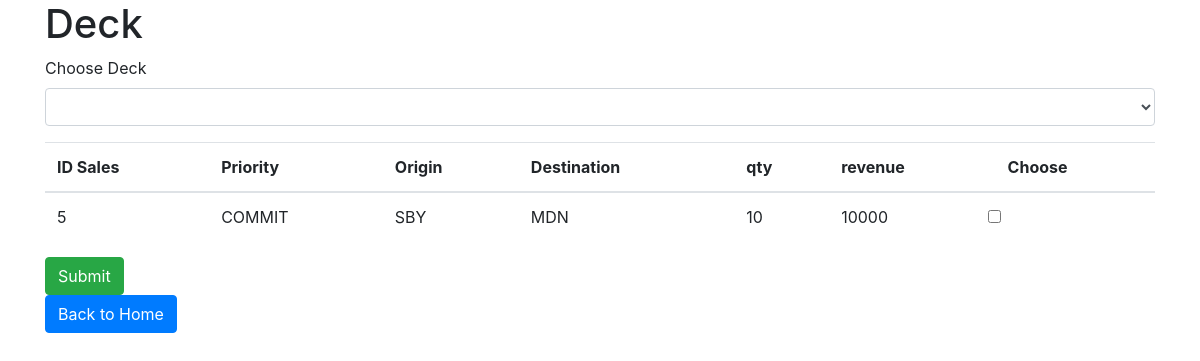
/viewDeck.php, run on an earlier commit of the app's database.
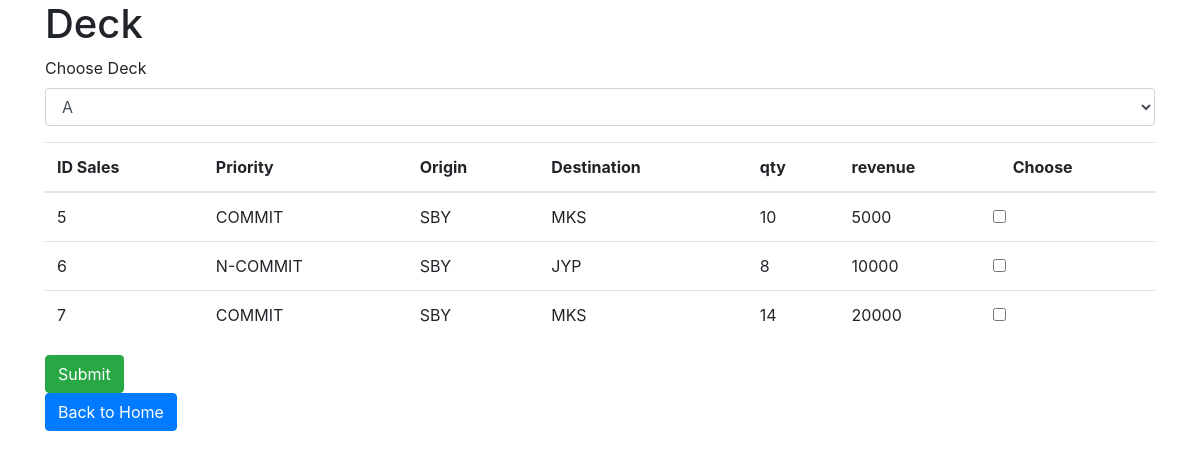
And on a later commit of the database.
### tables this page shows
CREATE TABLE `sales` (
  `id_sales` int(255) NOT NULL,
  `priority` text NOT NULL,
  `origin` text NOT NULL,
  `destination` text NOT NULL,
  `quantity` int(11) NOT NULL,
  `revenue` int(11) NOT NULL
);

### viewDeck.php (the view, shortened to what this page needs)
<!DOCTYPE html>
<html>
<head>
    <link href="https://maxcdn.bootstrapcdn.com/bootstrap/4.5.2/css/bootstrap.min.css" rel="stylesheet">
</head>
<body>
    <div class="container">
        <h1>Deck</h1>
        <form method="POST">
            <div class="form-group">
                <label for="exampleInputEmail1">Choose Deck</label>
                <select class="form-control" name="idDeck">
                    <?php
                        require 'connect.php';
                        $sql = "SELECT id_deck, nama_deck FROM deck";
                        $deck = mysqli_query($con,$sql);
                        if ($deck->num_rows > 0) {
                            while ($row = $deck->fetch_array()) {
                                echo '<option value='.$row[0].'>'.$row[1].'</option>';
                            }
                        } else {
                            echo 'No data found in the database.';
                        }
                    ?>
                </select>
            </div>
            <div class="form-group">
            <?php
                $sql = "SELECT * FROM sales";
                $result= mysqli_query($con,$sql);
                if ($result->num_rows > 0) {
                    echo '<table class="table">';
                    echo '<thead>
                            <tr>
                                <th>ID Sales</th><th>Priority</th>
                                <th>Origin</th>
                                <th>Destination</th>
                                <th>qty</th>
                                <th>revenue</th>
                                <th>Choose</th>
                            </tr>
                        </thead>';
                    echo '<tbody>';
                    while ($row = $result->fetch_assoc()) {
                        echo '<tr>';
                        echo '<td>' . $row['id_sales'] . '</td>';
                        echo '<td>' . $row['priority'] . '</td>';
                        echo '<td>' . $row['origin'] . '</td>';
                        echo '<td>' . $row['destination'] . '</td>';
                        echo '<td>' . $row['quantity'] . '</td>';
                        echo '<td>' . $row['revenue'] . '</td>';
                        echo '<td><input type="checkbox" class="form-check-input" type="submit" name="'.$row['id_sales'].'"></td>';
                        echo '</tr>';
                    }
                    echo '</tbody>';
                    echo '</table>';
                } else {
                    echo 'No data found in the database.';
                }
            ?>
            </div>
            <button class="btn btn-success" name="updateDeck">Submit</button>
        </form>
        <form action="homeAdmin.php">
            <button class="btn btn-primary">Back to Home</button>
        </form>
    </div>
</body>
</html>

What changed in the data, as far as the page shows it:
changed sales id 5: destination "MDN" → "MKS"; revenue "10000" → "5000"
added sales: id_sales "6", priority "N-COMMIT", origin "SBY", destination "JYP", quantity "8", revenue "10000"
added sales: id_sales "7", priority "COMMIT", origin "SBY", destination "MKS", quantity "14", revenue "20000"
Also different on the page:
form field idDeck: (not shown) → "A"
